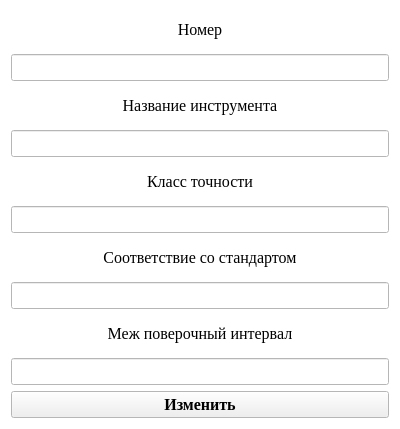
<?xml version="1.0" encoding="UTF-8"?>
<ui version="4.0">
 <class>izmenenie</class>
 <widget class="QWidget" name="izmenenie">
  <property name="geometry">
   <rect>
    <x>0</x>
    <y>0</y>
    <width>400</width>
    <height>429</height>
   </rect>
  </property>
  <property name="palette">
   <palette>
    <active>
     <colorrole role="Base">
      <brush brushstyle="SolidPattern">
       <color alpha="255">
        <red>255</red>
        <green>255</green>
        <blue>255</blue>
       </color>
      </brush>
     </colorrole>
     <colorrole role="Window">
      <brush brushstyle="SolidPattern">
       <color alpha="255">
        <red>255</red>
        <green>255</green>
        <blue>255</blue>
       </color>
      </brush>
     </colorrole>
    </active>
    <inactive>
     <colorrole role="Base">
      <brush brushstyle="SolidPattern">
       <color alpha="255">
        <red>255</red>
        <green>255</green>
        <blue>255</blue>
       </color>
      </brush>
     </colorrole>
     <colorrole role="Window">
      <brush brushstyle="SolidPattern">
       <color alpha="255">
        <red>255</red>
        <green>255</green>
        <blue>255</blue>
       </color>
      </brush>
     </colorrole>
    </inactive>
    <disabled>
     <colorrole role="Base">
      <brush brushstyle="SolidPattern">
       <color alpha="255">
        <red>255</red>
        <green>255</green>
        <blue>255</blue>
       </color>
      </brush>
     </colorrole>
     <colorrole role="Window">
      <brush brushstyle="SolidPattern">
       <color alpha="255">
        <red>255</red>
        <green>255</green>
        <blue>255</blue>
       </color>
      </brush>
     </colorrole>
    </disabled>
   </palette>
  </property>
  <property name="windowTitle">
   <string>Form</string>
  </property>
  <layout class="QGridLayout" name="gridLayout">
   <item row="5" column="0">
    <widget class="QLabel" name="label_2">
     <property name="font">
      <font>
       <family>Times New Roman</family>
       <pointsize>12</pointsize>
      </font>
     </property>
     <property name="text">
      <string>Класс точности</string>
     </property>
     <property name="alignment">
      <set>Qt::AlignCenter</set>
     </property>
    </widget>
   </item>
   <item row="8" column="0">
    <widget class="QLineEdit" name="lineEdit_4">
     <property name="font">
      <font>
       <family>Times New Roman</family>
       <pointsize>12</pointsize>
      </font>
     </property>
     <property name="alignment">
      <set>Qt::AlignCenter</set>
     </property>
    </widget>
   </item>
   <item row="1" column="0">
    <widget class="QLineEdit" name="lineEdit_3">
     <property name="enabled">
      <bool>false</bool>
     </property>
     <property name="font">
      <font>
       <family>Times New Roman</family>
       <pointsize>12</pointsize>
      </font>
     </property>
     <property name="alignment">
      <set>Qt::AlignCenter</set>
     </property>
    </widget>
   </item>
   <item row="10" column="0">
    <widget class="QLineEdit" name="lineEdit_5">
     <property name="font">
      <font>
       <family>Times New Roman</family>
       <pointsize>12</pointsize>
      </font>
     </property>
     <property name="alignment">
      <set>Qt::AlignCenter</set>
     </property>
    </widget>
   </item>
   <item row="7" column="0">
    <widget class="QLabel" name="label_4">
     <property name="font">
      <font>
       <family>Times New Roman</family>
       <pointsize>12</pointsize>
      </font>
     </property>
     <property name="text">
      <string>Соответствие со стандартом</string>
     </property>
     <property name="alignment">
      <set>Qt::AlignCenter</set>
     </property>
    </widget>
   </item>
   <item row="9" column="0">
    <widget class="QLabel" name="label_5">
     <property name="font">
      <font>
       <family>Times New Roman</family>
       <pointsize>12</pointsize>
      </font>
     </property>
     <property name="text">
      <string>Меж поверочный интервал</string>
     </property>
     <property name="alignment">
      <set>Qt::AlignCenter</set>
     </property>
    </widget>
   </item>
   <item row="4" column="0">
    <widget class="QLineEdit" name="lineEdit">
     <property name="font">
      <font>
       <family>Times New Roman</family>
       <pointsize>12</pointsize>
      </font>
     </property>
     <property name="alignment">
      <set>Qt::AlignCenter</set>
     </property>
    </widget>
   </item>
   <item row="11" column="0">
    <widget class="QPushButton" name="pushButton">
     <property name="font">
      <font>
       <family>Times New Roman</family>
       <pointsize>12</pointsize>
       <weight>75</weight>
       <bold>true</bold>
      </font>
     </property>
     <property name="text">
      <string>Изменить</string>
     </property>
    </widget>
   </item>
   <item row="6" column="0">
    <widget class="QLineEdit" name="lineEdit_2">
     <property name="font">
      <font>
       <family>Times New Roman</family>
       <pointsize>12</pointsize>
      </font>
     </property>
     <property name="alignment">
      <set>Qt::AlignCenter</set>
     </property>
    </widget>
   </item>
   <item row="0" column="0">
    <widget class="QLabel" name="label_3">
     <property name="font">
      <font>
       <family>Times New Roman</family>
       <pointsize>12</pointsize>
      </font>
     </property>
     <property name="text">
      <string>Номер</string>
     </property>
     <property name="alignment">
      <set>Qt::AlignCenter</set>
     </property>
    </widget>
   </item>
   <item row="3" column="0">
    <widget class="QLabel" name="label">
     <property name="font">
      <font>
       <family>Times New Roman</family>
       <pointsize>12</pointsize>
      </font>
     </property>
     <property name="text">
      <string>Название инструмента</string>
     </property>
     <property name="alignment">
      <set>Qt::AlignCenter</set>
     </property>
    </widget>
   </item>
  </layout>
 </widget>
 <resources/>
 <connections/>
</ui>
